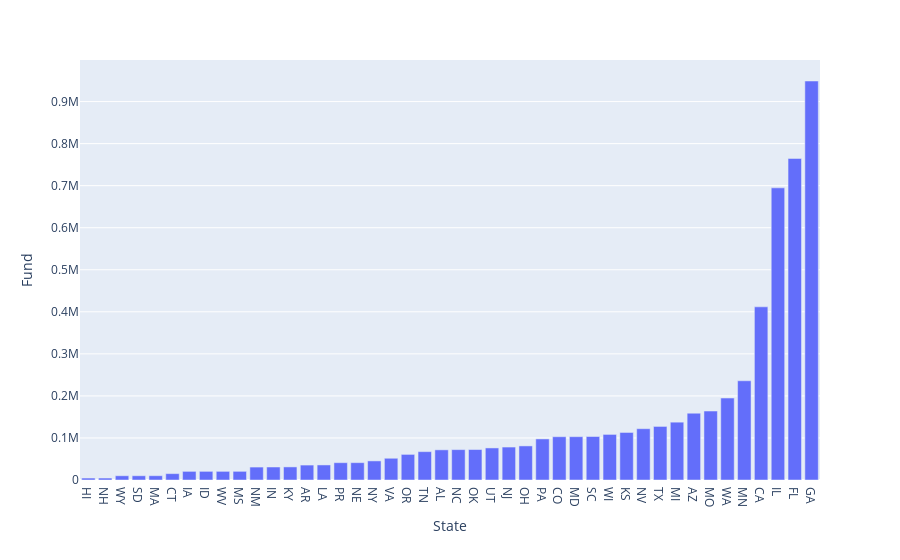

Write notebook code for a chart like this one.
### Code cell
import plotly.express as px
StateFund = df.groupby(['State']).sum()['Fund'].sort_values()
px.bar(data_frame = StateFund, x=StateFund.index, y='Fund')

### Figure 1 — Plotly figure (JSON) as saved in the notebook; plotly's stock layout.template omitted (floating-point values rounded to 4 significant figures)
{"data": [{"alignmentgroup": "True", "hovertemplate": "State=%{x}<br>Fund=%{y}<extra></extra>", "legendgroup": "", "marker": {"color": "#636efa", "pattern": {"shape": ""}}, "name": "", "offsetgroup": "", "orientation": "v", "showlegend": false, "textposition": "auto", "type": "bar", "x": ["HI", "NH", "WY", "SD", "MA", "CT", "IA", "ID", "WV", "MS", "NM", "IN", "KY", "AR", "LA", "PR", "NE", "NY", "VA", "OR", "TN", "AL", "NC", "OK", "UT", "NJ", "OH", "PA", "CO", "MD", "SC", "WI", "KS", "NV", "TX", "MI", "AZ", "MO", "WA", "MN", "CA", "IL", "FL", "GA"], "xaxis": "x", "y": [4645, 4647, 10080, 10081, 10211, 15145, 20530, 20549, 20550, 20601, 30760, 30929, 31127, 35498, 35794, 41203, 41232, 45398, 51712, 60888, 67436, 71730, 72246, 72472, 76253, 78344, 81074, 97682, 102931, 103027, 103460, 108426, 113059, 122013, 127397, 137544, 158881, 164012, 194884, 235976, 411858, 694783, 764744, 948949], "yaxis": "y"}], "layout": {"autosize": true, "barmode": "relative", "legend": {"tracegroupgap": 0}, "margin": {"t": 60}, "xaxis": {"anchor": "y", "autorange": true, "domain": [0, 1], "range": [-0.5, 43.5], "title": {"text": "State"}, "type": "category"}, "yaxis": {"anchor": "x", "autorange": true, "domain": [0, 1], "range": [0, 998900.0], "title": {"text": "Fund"}, "type": "linear"}}}
